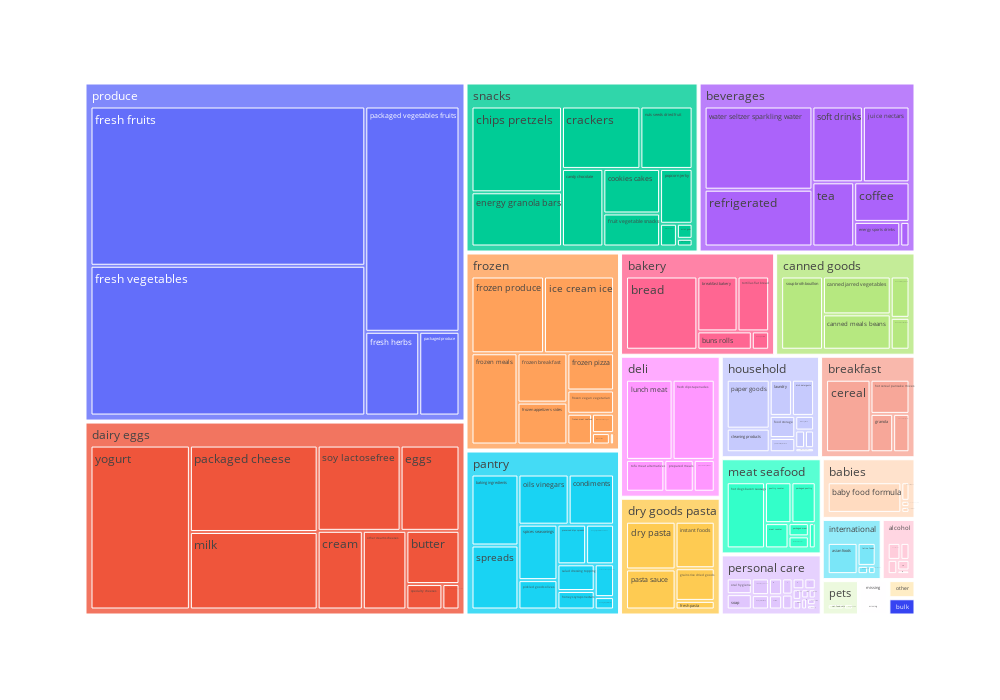

Notebook code cell kept with this figure:
### Code cell
treemap_df = df.groupby('product_name').count().reset_index()
treemap_df = pd.merge(treemap_df,df_prod_dept, left_on="product_name", right_on="product_name").rename(columns ={"order_id":"quantity"})

fig = px.treemap(treemap_df, path=['department', 'product_name'],values="quantity",width=1000,height=700)
fig.show()

### Figure 1 — Plotly figure (JSON) as saved in the notebook; plotly's stock layout.template omitted (floating-point values rounded to 4 significant figures; data arrays with more than 128 entries replaced by an {"elided": "..."} marker saying what was removed)
{"data": [{"branchvalues": "total", "domain": {"x": [0, 1], "y": [0, 1]}, "hovertemplate": "labels=%{label}<br>quantity=%{value}<br>parent=%{parent}<br>id=%{id}<extra></extra>", "ids": {"elided": "155 str values"}, "labels": {"elided": "155 str values"}, "name": "", "parents": {"elided": "155 str values"}, "type": "treemap", "values": {"elided": "155 int values"}}], "layout": {"height": 700, "legend": {"tracegroupgap": 0}, "margin": {"t": 60}, "width": 1000}}
